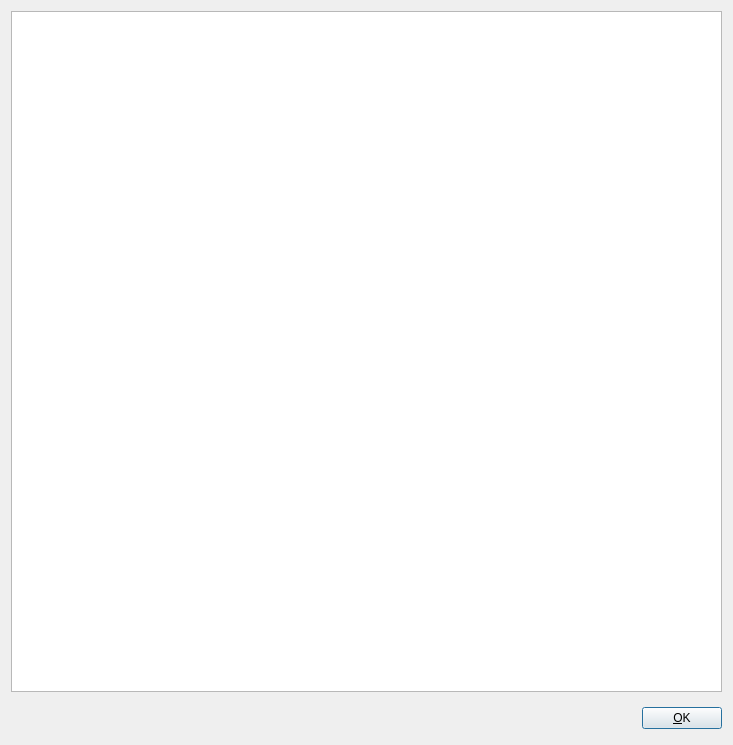
<?xml version="1.0" encoding="UTF-8"?>
<ui version="4.0">
 <class>HelpViewerDialog</class>
 <widget class="QDialog" name="HelpViewerDialog">
  <property name="geometry">
   <rect>
    <x>0</x>
    <y>0</y>
    <width>733</width>
    <height>745</height>
   </rect>
  </property>
  <property name="windowTitle">
   <string>Help viewer</string>
  </property>
  <layout class="QVBoxLayout" name="verticalLayout">
   <property name="spacing">
    <number>11</number>
   </property>
   <item>
    <widget class="QTextEdit" name="textEditHelp">
     <property name="textInteractionFlags">
      <set>Qt::LinksAccessibleByKeyboard|Qt::LinksAccessibleByMouse|Qt::TextBrowserInteraction|Qt::TextSelectableByKeyboard|Qt::TextSelectableByMouse</set>
     </property>
    </widget>
   </item>
   <item>
    <layout class="QHBoxLayout" name="layoutButtons">
     <property name="spacing">
      <number>6</number>
     </property>
     <property name="margin">
      <number>0</number>
     </property>
     <item>
      <spacer name="spacer">
       <property name="orientation">
        <enum>Qt::Horizontal</enum>
       </property>
       <property name="sizeHint" stdset="0">
        <size>
         <width>131</width>
         <height>31</height>
        </size>
       </property>
      </spacer>
     </item>
     <item>
      <widget class="QPushButton" name="okButton">
       <property name="text">
        <string>&amp;OK</string>
       </property>
      </widget>
     </item>
    </layout>
   </item>
  </layout>
 </widget>
 <resources/>
 <connections>
  <connection>
   <sender>okButton</sender>
   <signal>clicked()</signal>
   <receiver>HelpViewerDialog</receiver>
   <slot>accept()</slot>
   <hints>
    <hint type="sourcelabel">
     <x>278</x>
     <y>253</y>
    </hint>
    <hint type="destinationlabel">
     <x>96</x>
     <y>254</y>
    </hint>
   </hints>
  </connection>
 </connections>
</ui>
